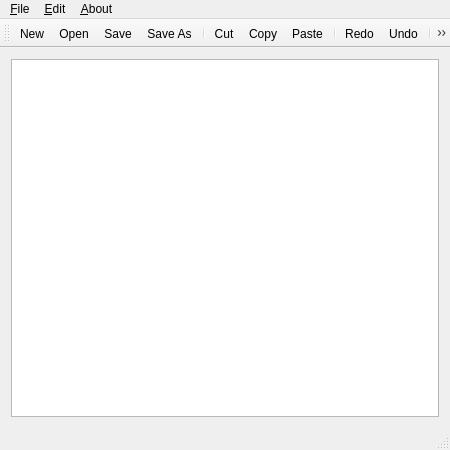
<?xml version="1.0" encoding="UTF-8"?>
<ui version="4.0">
 <class>MainWindow</class>
 <widget class="QMainWindow" name="MainWindow">
  <property name="geometry">
   <rect>
    <x>0</x>
    <y>0</y>
    <width>450</width>
    <height>450</height>
   </rect>
  </property>
  <property name="windowTitle">
   <string>Notepad</string>
  </property>
  <widget class="QWidget" name="centralWidget">
   <layout class="QHBoxLayout" name="horizontalLayout">
    <item>
     <widget class="QTextEdit" name="textEdit"/>
    </item>
   </layout>
  </widget>
  <widget class="QMenuBar" name="menuBar">
   <property name="geometry">
    <rect>
     <x>0</x>
     <y>0</y>
     <width>450</width>
     <height>21</height>
    </rect>
   </property>
   <widget class="QMenu" name="menuFile">
    <property name="title">
     <string>&amp;File</string>
    </property>
    <addaction name="actionNew"/>
    <addaction name="actionOpen"/>
    <addaction name="actionSave"/>
    <addaction name="actionSave_As"/>
   </widget>
   <widget class="QMenu" name="menuEdit">
    <property name="title">
     <string>&amp;Edit</string>
    </property>
    <addaction name="actionCut"/>
    <addaction name="actionCopy"/>
    <addaction name="actionPaste"/>
    <addaction name="separator"/>
    <addaction name="actionRedo"/>
    <addaction name="actionUndo"/>
   </widget>
   <widget class="QMenu" name="menuAbout">
    <property name="title">
     <string>&amp;About</string>
    </property>
    <addaction name="actionAbout_Notepad"/>
   </widget>
   <addaction name="menuFile"/>
   <addaction name="menuEdit"/>
   <addaction name="menuAbout"/>
  </widget>
  <widget class="QToolBar" name="mainToolBar">
   <attribute name="toolBarArea">
    <enum>TopToolBarArea</enum>
   </attribute>
   <attribute name="toolBarBreak">
    <bool>false</bool>
   </attribute>
   <addaction name="actionNew"/>
   <addaction name="actionOpen"/>
   <addaction name="actionSave"/>
   <addaction name="actionSave_As"/>
   <addaction name="separator"/>
   <addaction name="actionCut"/>
   <addaction name="actionCopy"/>
   <addaction name="actionPaste"/>
   <addaction name="separator"/>
   <addaction name="actionRedo"/>
   <addaction name="actionUndo"/>
   <addaction name="separator"/>
   <addaction name="actionAbout_Notepad"/>
  </widget>
  <widget class="QStatusBar" name="statusBar"/>
  <action name="actionNew">
   <property name="icon">
    <iconset resource="resource.qrc">
     <normaloff>:/img/img/new.png</normaloff>:/img/img/new.png</iconset>
   </property>
   <property name="text">
    <string>&amp;New</string>
   </property>
   <property name="shortcut">
    <string>Ctrl+N</string>
   </property>
  </action>
  <action name="actionOpen">
   <property name="icon">
    <iconset resource="resource.qrc">
     <normaloff>:/img/img/open.png</normaloff>:/img/img/open.png</iconset>
   </property>
   <property name="text">
    <string>&amp;Open</string>
   </property>
   <property name="shortcut">
    <string>Ctrl+O</string>
   </property>
  </action>
  <action name="actionSave">
   <property name="icon">
    <iconset resource="resource.qrc">
     <normaloff>:/img/img/save.png</normaloff>:/img/img/save.png</iconset>
   </property>
   <property name="text">
    <string>&amp;Save</string>
   </property>
   <property name="shortcut">
    <string>Ctrl+S</string>
   </property>
  </action>
  <action name="actionSave_As">
   <property name="icon">
    <iconset resource="resource.qrc">
     <normaloff>:/img/img/saveas.png</normaloff>:/img/img/saveas.png</iconset>
   </property>
   <property name="text">
    <string>Save &amp;As</string>
   </property>
  </action>
  <action name="actionCut">
   <property name="icon">
    <iconset resource="resource.qrc">
     <normaloff>:/img/img/cut.png</normaloff>:/img/img/cut.png</iconset>
   </property>
   <property name="text">
    <string>Cu&amp;t</string>
   </property>
   <property name="shortcut">
    <string>Ctrl+X</string>
   </property>
  </action>
  <action name="actionCopy">
   <property name="icon">
    <iconset resource="resource.qrc">
     <normaloff>:/img/img/copy.png</normaloff>:/img/img/copy.png</iconset>
   </property>
   <property name="text">
    <string>&amp;Copy</string>
   </property>
   <property name="shortcut">
    <string>Ctrl+C</string>
   </property>
  </action>
  <action name="actionPaste">
   <property name="icon">
    <iconset resource="resource.qrc">
     <normaloff>:/img/img/paste.png</normaloff>:/img/img/paste.png</iconset>
   </property>
   <property name="text">
    <string>&amp;Paste</string>
   </property>
   <property name="shortcut">
    <string>Ctrl+V</string>
   </property>
  </action>
  <action name="actionRedo">
   <property name="icon">
    <iconset resource="resource.qrc">
     <normaloff>:/img/img/redo.png</normaloff>:/img/img/redo.png</iconset>
   </property>
   <property name="text">
    <string>&amp;Redo</string>
   </property>
   <property name="shortcut">
    <string>Ctrl+Y</string>
   </property>
  </action>
  <action name="actionUndo">
   <property name="icon">
    <iconset resource="resource.qrc">
     <normaloff>:/img/img/undo.png</normaloff>:/img/img/undo.png</iconset>
   </property>
   <property name="text">
    <string>&amp;Undo</string>
   </property>
   <property name="shortcut">
    <string>Ctrl+Z</string>
   </property>
  </action>
  <action name="actionAbout_Notepad">
   <property name="icon">
    <iconset resource="resource.qrc">
     <normaloff>:/img/img/info.png</normaloff>:/img/img/info.png</iconset>
   </property>
   <property name="text">
    <string>&amp;About Notepad</string>
   </property>
  </action>
 </widget>
 <layoutdefault spacing="6" margin="11"/>
 <resources>
  <include location="resource.qrc"/>
 </resources>
 <connections/>
</ui>
